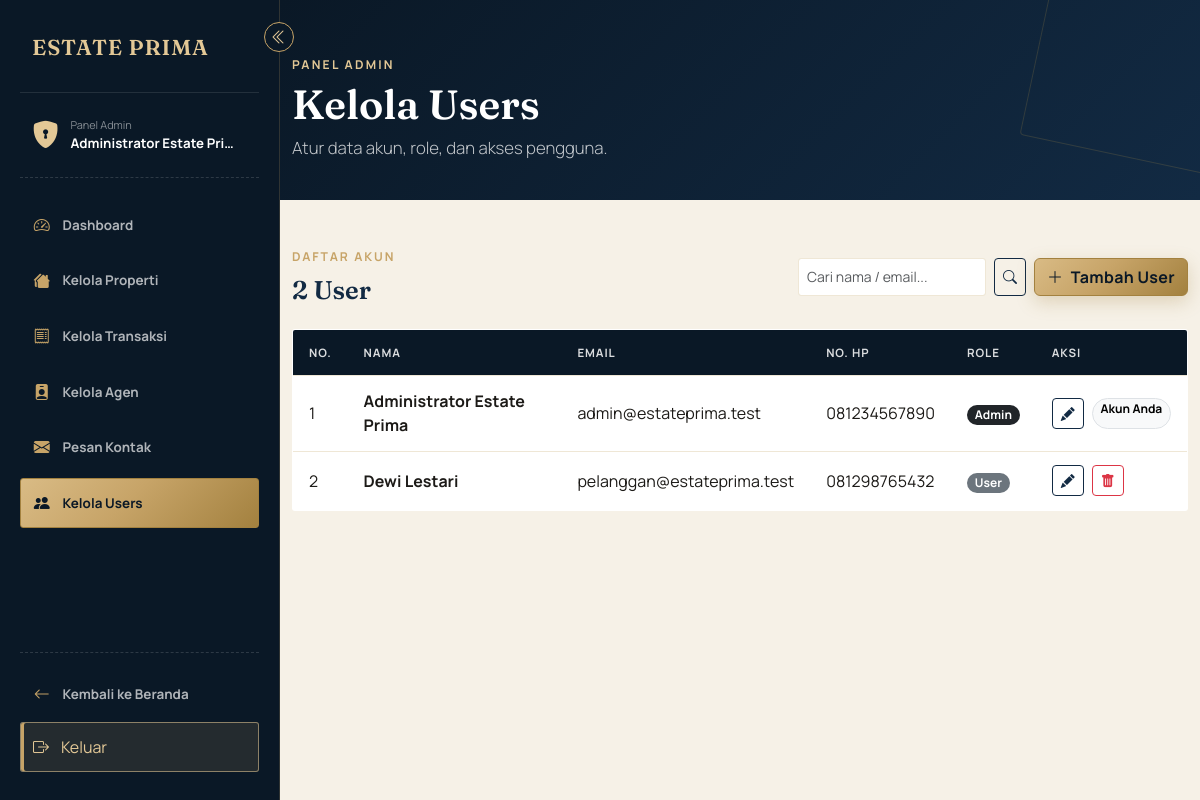
Before: /admin-users.php (signed in) with the older database file.
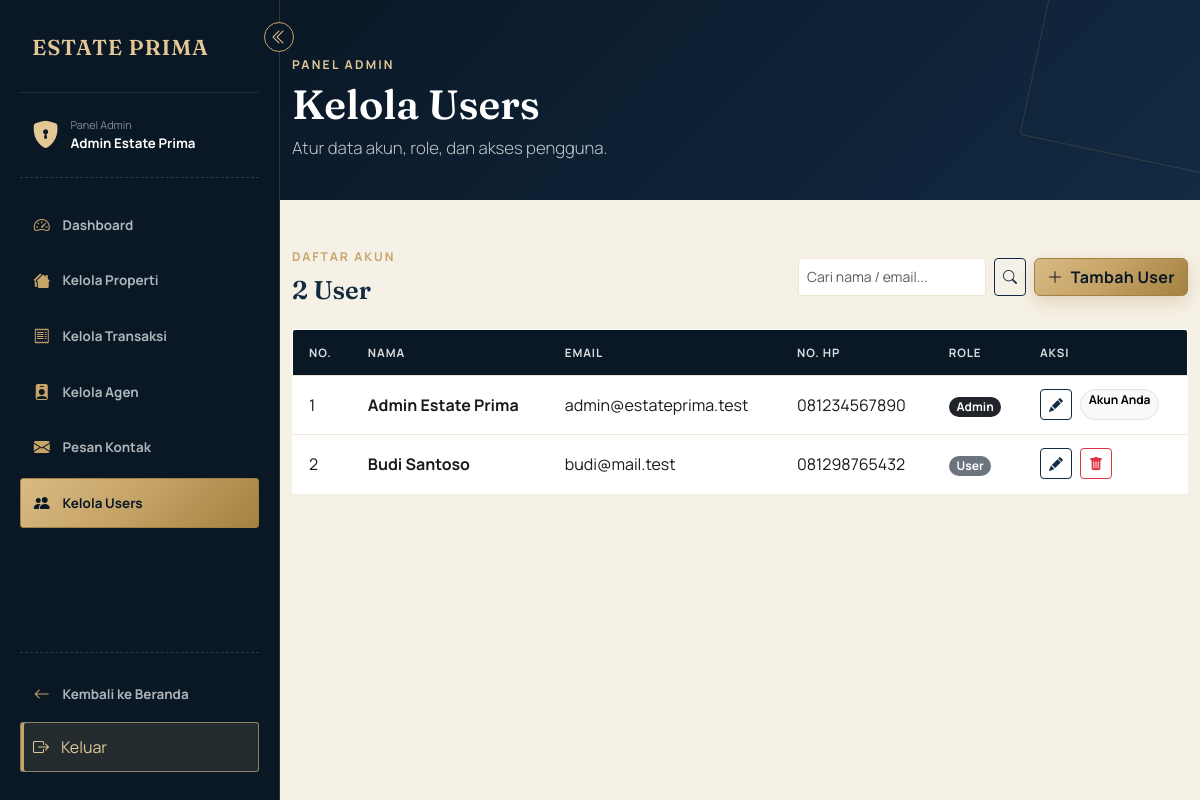
After: the same page with the newer database file.
### tables this page shows
CREATE TABLE IF NOT EXISTS `users` (
  `id` INT UNSIGNED AUTO_INCREMENT PRIMARY KEY,
  `nama` VARCHAR(100) NOT NULL,
  `email` VARCHAR(150) NOT NULL UNIQUE,
  `password` VARCHAR(255) NOT NULL,
  `no_hp` VARCHAR(20) DEFAULT NULL,
  `role` ENUM('admin', 'user') NOT NULL DEFAULT 'user',
  `created_at` TIMESTAMP NOT NULL DEFAULT CURRENT_TIMESTAMP
);

### includes/auth.php (called while the page is built, shortened)
<?php
function user_login() {
    return [
        'id'    => $_SESSION['user_id'],
        'nama'  => $_SESSION['nama'],
        'email' => $_SESSION['email'],
        'role'  => $_SESSION['role'],
    ];
}

### admin-users.php (the view, shortened to what this page needs)
<?php
require_once __DIR__ . '/config/database.php';
require_once __DIR__ . '/includes/auth.php';
$q = trim($_GET['q'] ?? '');
$per_page = 10;
$page = max((int)($_GET['page'] ?? 1), 1);
$offset = ($page - 1) * $per_page;
$like = "%{$q}%";
$where = $q !== '' ? ' WHERE nama LIKE ? OR email LIKE ?' : '';
$count = mysqli_prepare($koneksi, "SELECT COUNT(*) AS total FROM users{$where}");
mysqli_stmt_execute($count); $total = (int)mysqli_fetch_assoc(mysqli_stmt_get_result($count))['total']; mysqli_stmt_close($count);
$stmt = mysqli_prepare($koneksi, "SELECT id, nama, email, no_hp, role, created_at FROM users{$where} ORDER BY created_at DESC LIMIT ? OFFSET ?");
if ($q !== '') mysqli_stmt_bind_param($stmt, 'ssii', $like, $like, $per_page, $offset);
else mysqli_stmt_bind_param($stmt, 'ii', $per_page, $offset);
mysqli_stmt_execute($stmt); $daftar_user = mysqli_fetch_all(mysqli_stmt_get_result($stmt), MYSQLI_ASSOC); mysqli_stmt_close($stmt);
$user = user_login(); $page_title = 'Kelola Users — Estate Prima'; $admin_sidebar = true; $dashboard_sidebar_active = 'users';
require_once __DIR__ . '/includes/header.php';
?>
<header class="page-header"><div class="container"><p class="eyebrow mb-2">Panel Admin</p><h1 class="mb-2">Kelola Users</h1><p class="lead mb-0">Atur data akun, role, dan akses pengguna.</p></div></header>
<main class="py-5"><div class="container">
<div class="d-flex justify-content-between align-items-center mb-4 flex-wrap gap-3"><div><p class="section-eyebrow mb-2">Daftar Akun</p><h2 class="section-title mb-0" style="font-size:1.6rem;"><?= $total ?> User</h2></div><div class="d-flex gap-2"><form method="GET" class="d-flex gap-2"><input class="form-control form-control-sm" name="q" placeholder="Cari nama / email..." value="<?= htmlspecialchars($q) ?>"><button class="btn btn-sm btn-outline-navy" type="submit"><i class="bi bi-search"></i></button></form><a href="admin-user-tambah.php" class="btn btn-gold"><i class="bi bi-plus-lg me-1"></i> Tambah User</a></div></div>
<div class="table-responsive"><table class="table-estate"><thead><tr><th>No.</th><th>Nama</th><th>Email</th><th>No. HP</th><th>Role</th><th>Aksi</th></tr></thead><tbody>
<?php if (!$daftar_user): ?><tr><td colspan="6" class="text-center text-muted py-4">Belum ada user.</td></tr><?php else: $nomor = $offset + 1; foreach ($daftar_user as $akun): ?>
<tr><td><?= $nomor++ ?></td><td class="fw-bold"><?= htmlspecialchars($akun['nama']) ?></td><td><?= htmlspecialchars($akun['email']) ?></td><td><?= htmlspecialchars($akun['no_hp'] ?: '-') ?></td><td><span class="badge rounded-pill <?= $akun['role'] === 'admin' ? 'text-bg-dark' : 'text-bg-secondary' ?>"><?= ucfirst($akun['role']) ?></span></td><td>
<div class="d-flex gap-2"><a class="btn btn-sm btn-outline-navy" href="admin-user-edit.php?id=<?= $akun['id'] ?>" title="Edit"><i class="bi bi-pencil-fill"></i></a><?php if ((int)$akun['id'] !== (int)$_SESSION['user_id']): ?><button class="btn btn-sm btn-outline-danger" data-bs-toggle="modal" data-bs-target="#hapusUser<?= $akun['id'] ?>" type="button" title="Hapus"><i class="bi bi-trash-fill"></i></button><?php else: ?><span class="badge rounded-pill text-bg-light border">Akun Anda</span><?php endif; ?></div>
</td></tr>
<?php endforeach; endif; ?></tbody></table></div>
</div></main>
<?php require_once __DIR__ . '/includes/dashboard-footer.php'; ?>

### includes/header.php (shortened to what this page needs)
<?php
$dashboard_sidebar = $dashboard_sidebar ?? false;
$admin_sidebar = $admin_sidebar ?? false;
$dashboard_sidebar_active = $dashboard_sidebar_active ?? 'dashboard';
$user = $user ?? null;
?>
<!DOCTYPE html>
<html lang="id">
<head>
    <link rel="stylesheet" href="https://cdnjs.cloudflare.com/ajax/libs/bootstrap/5.3.3/css/bootstrap.min.css">
    <link rel="stylesheet" href="https://cdnjs.cloudflare.com/ajax/libs/bootstrap-icons/1.11.3/font/bootstrap-icons.min.css">
    <link rel="stylesheet" href="<?= BASE_URL ?>assets/css/style.css?v=<?= filemtime(__DIR__ . '/../assets/css/style.css') ?>">
</head>
<body class="<?= ($dashboard_sidebar || $admin_sidebar) ? 'has-dashboard-sidebar' : '' ?>">
<?php if ($admin_sidebar): ?>
    <aside class="dashboard-sidebar admin-sidebar">
        <button type="button" class="sidebar-toggle" aria-label="Ciutkan sidebar" title="Ciutkan sidebar"><i class="bi bi-chevron-double-left"></i></button>
        <a class="dashboard-sidebar-brand" href="<?= BASE_URL ?>admin-dashboard.php"><span class="sidebar-label">ESTATE <span>PRIMA</span></span></a>
        <div class="dashboard-sidebar-user">
            <i class="bi bi-shield-lock-fill"></i>
            <div><small class="sidebar-label">Panel Admin</small><strong class="sidebar-label"><?= htmlspecialchars(isset($user['nama']) ? $user['nama'] : 'Administrator') ?></strong></div>
        </div>
        <nav class="dashboard-sidebar-nav" aria-label="Navigasi admin">
            <a href="<?= BASE_URL ?>admin-dashboard.php" class="<?= $dashboard_sidebar_active === 'dashboard' ? 'active' : '' ?>"><i class="bi bi-speedometer2"></i><span class="sidebar-label">Dashboard</span></a>
            <a href="<?= BASE_URL ?>admin-properti.php" class="<?= $dashboard_sidebar_active === 'properti' ? 'active' : '' ?>"><i class="bi bi-houses-fill"></i><span class="sidebar-label">Kelola Properti</span></a>
            <a href="<?= BASE_URL ?>admin-transaksi.php" class="<?= $dashboard_sidebar_active === 'transaksi' ? 'active' : '' ?>"><i class="bi bi-receipt"></i><span class="sidebar-label">Kelola Transaksi</span></a>
            <a href="<?= BASE_URL ?>admin-agen.php" class="<?= $dashboard_sidebar_active === 'agen' ? 'active' : '' ?>"><i class="bi bi-person-badge-fill"></i><span class="sidebar-label">Kelola Agen</span></a>
            <a href="<?= BASE_URL ?>admin-pesan.php" class="<?= $dashboard_sidebar_active === 'pesan' ? 'active' : '' ?>"><i class="bi bi-envelope-fill"></i><span class="sidebar-label">Pesan Kontak</span></a>
            <a href="<?= BASE_URL ?>admin-users.php" class="<?= $dashboard_sidebar_active === 'users' ? 'active' : '' ?>"><i class="bi bi-people-fill"></i><span class="sidebar-label">Kelola Users</span></a>
        </nav>
        <div class="dashboard-sidebar-bottom">
            <a href="<?= BASE_URL ?>index.php"><i class="bi bi-arrow-left"></i><span class="sidebar-label">Kembali ke Beranda</span></a>
            <form method="POST" action="<?= BASE_URL ?>logout.php"><button type="submit" class="sidebar-logout"><i class="bi bi-box-arrow-right"></i><span class="sidebar-label">Keluar</span></button></form>
        </div>
    </aside>
<?php endif; ?>

### includes/dashboard-footer.php (shortened to what this page needs)
</body>
</html>

Changed rows visible on the page:
changed users "admin@estateprima.test": nama (not shown) → "Admin Estate Prima"; nama "Administrator Estate Prima" → "Admin Estate Prima"
changed users "User": nama "Dewi Lestari" → "Budi Santoso"; email "pelanggan@estateprima.test" → "budi@mail.test"
